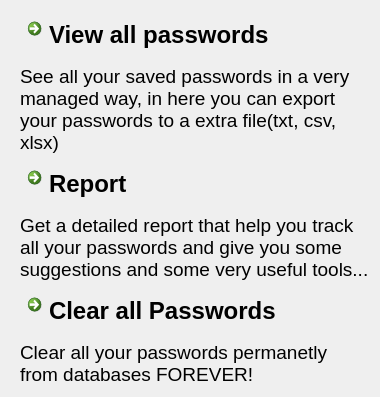
             <widget class="QWidget" name="control_page">
              <layout class="QGridLayout" name="gridLayout_10">
               <property name="leftMargin">
                <number>20</number>
               </property>
               <item row="0" column="0">
                <layout class="QVBoxLayout" name="verticalLayout_19">
                 <item>
                  <layout class="QVBoxLayout" name="verticalLayout_16">
                   <item>
                    <widget class="QCommandLinkButton" name="view_all_password_commandLinkButton">
                     <property name="sizePolicy">
                      <sizepolicy hsizetype="Fixed" vsizetype="Fixed">
                       <horstretch>0</horstretch>
                       <verstretch>0</verstretch>
                      </sizepolicy>
                     </property>
                     <property name="font">
                      <font>
                       <family>Segoe UI</family>
                       <pointsize>18</pointsize>
                       <weight>75</weight>
                       <bold>true</bold>
                      </font>
                     </property>
                     <property name="styleSheet">
                      <string notr="true">QCommandLinkButton:hover{
	background-color:  rgb(85, 170, 255);
}</string>
                     </property>
                     <property name="text">
                      <string>View all passwords</string>
                     </property>
                     <property name="iconSize">
                      <size>
                       <width>30</width>
                       <height>30</height>
                      </size>
                     </property>
                    </widget>
                   </item>
                   <item>
                    <widget class="QLabel" name="label">
                     <property name="maximumSize">
                      <size>
                       <width>700</width>
                       <height>16777215</height>
                      </size>
                     </property>
                     <property name="font">
                      <font>
                       <pointsize>14</pointsize>
                      </font>
                     </property>
                     <property name="text">
                      <string>See all your saved passwords in a very managed way, in here you can export your passwords to a extra file(txt, csv, xlsx)</string>
                     </property>
                     <property name="alignment">
                      <set>Qt::AlignLeading|Qt::AlignLeft|Qt::AlignTop</set>
                     </property>
                     <property name="wordWrap">
                      <bool>true</bool>
                     </property>
                    </widget>
                   </item>
                  </layout>
                 </item>
                 <item>
                  <layout class="QVBoxLayout" name="verticalLayout_17">
                   <item>
                    <widget class="QCommandLinkButton" name="report_commandLinkButton">
                     <property name="sizePolicy">
                      <sizepolicy hsizetype="Fixed" vsizetype="Fixed">
                       <horstretch>0</horstretch>
                       <verstretch>0</verstretch>
                      </sizepolicy>
                     </property>
                     <property name="font">
                      <font>
                       <family>Segoe UI</family>
                       <pointsize>18</pointsize>
                       <weight>75</weight>
                       <bold>true</bold>
                      </font>
                     </property>
                     <property name="styleSheet">
                      <string notr="true">QCommandLinkButton:hover{
	background-color:  rgb(85, 170, 255);
}</string>
                     </property>
                     <property name="text">
                      <string>Report</string>
                     </property>
                     <property name="iconSize">
                      <size>
                       <width>30</width>
                       <height>30</height>
                      </size>
                     </property>
                    </widget>
                   </item>
                   <item>
                    <widget class="QLabel" name="label_2">
                     <property name="maximumSize">
                      <size>
                       <width>700</width>
                       <height>16777215</height>
                      </size>
                     </property>
                     <property name="font">
                      <font>
                       <pointsize>14</pointsize>
                      </font>
                     </property>
                     <property name="text">
                      <string>Get a detailed report that help you track all your passwords and give you some suggestions and some very useful tools...</string>
                     </property>
                     <property name="alignment">
                      <set>Qt::AlignLeading|Qt::AlignLeft|Qt::AlignTop</set>
                     </property>
                     <property name="wordWrap">
                      <bool>true</bool>
                     </property>
                    </widget>
                   </item>
                  </layout>
                 </item>
                 <item>
                  <layout class="QVBoxLayout" name="verticalLayout_18">
                   <item>
                    <widget class="QCommandLinkButton" name="clear_all_password_commandLinkButton">
                     <property name="sizePolicy">
                      <sizepolicy hsizetype="Fixed" vsizetype="Fixed">
                       <horstretch>0</horstretch>
                       <verstretch>0</verstretch>
                      </sizepolicy>
                     </property>
                     <property name="font">
                      <font>
                       <family>Segoe UI</family>
                       <pointsize>18</pointsize>
                       <weight>75</weight>
                       <bold>true</bold>
                      </font>
                     </property>
                     <property name="styleSheet">
                      <string notr="true">QCommandLinkButton:hover{
	background-color:  rgb(255, 0, 0);
}</string>
                     </property>
                     <property name="text">
                      <string>Clear all Passwords</string>
                     </property>
                     <property name="iconSize">
                      <size>
                       <width>30</width>
                       <height>30</height>
                      </size>
                     </property>
                    </widget>
                   </item>
                   <item>
                    <widget class="QLabel" name="label_3">
                     <property name="maximumSize">
                      <size>
                       <width>700</width>
                       <height>16777215</height>
                      </size>
                     </property>
                     <property name="font">
                      <font>
                       <pointsize>14</pointsize>
                      </font>
                     </property>
                     <property name="text">
                      <string>Clear all your passwords permanetly from databases FOREVER!</string>
                     </property>
                     <property name="alignment">
                      <set>Qt::AlignLeading|Qt::AlignLeft|Qt::AlignTop</set>
                     </property>
                     <property name="wordWrap">
                      <bool>true</bool>
                     </property>
                    </widget>
                   </item>
                  </layout>
                 </item>
                </layout>
               </item>
              </layout>
             </widget>
